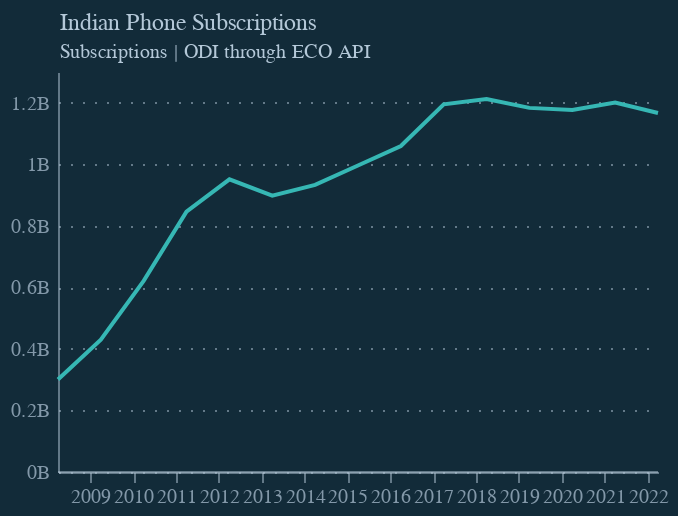

The code cell stored with this chart in its notebook:
### Code cell
alt.themes.enable('dark')

base = alt.Chart(df).encode(
    x=alt.X('date:T', axis=alt.Axis(format='%Y')),
    y=alt.Y('value:Q', axis=alt.Axis(labelExpr="datum.value + 'B'")),
)

line = base.mark_line(color="#36B7B4")

labels_0 = base.transform_filter(
    "datum.index == 271"
).mark_text(
    align='left',
    baseline='middle',
    dy=-5,
    color="#36B7B4",
    text="7.2%",
    dx=3,
    #dy=alt.expr("datum.index == 271 ? 5  : 0"),
).encode(
    text=alt.value("October")
)

labels_1 = base.transform_filter(
    "datum.index == 271"
).mark_text(
    align='left',
    baseline='middle',
    color="#36B7B4",
    dy=5,
    text="7.2%",
    dx=3,
    #dy=alt.expr("datum.index == 271 ? 5  : 0"),
).encode(
    text=alt.value("7.2%")
)

zero_rule = alt.Chart(pd.DataFrame({'y': [0]})).mark_rule(color="#b4c8d8", opacity=0.5).encode(y='y')

chart = line + labels_0 + labels_1 + zero_rule

#chart.save("gfcf_country.json")
#chart.save("gfcf_country.png", scale_factor=2.0)

chart = chart.properties(
    width=300,
    height=200,
        title={
        "text": ["Indian Phone Subscriptions"],
        "subtitle": ["Subscriptions | ODI through ECO API"],
                             "subtitleColor": "#b4c8d8",
        "fontSize": 12,
        "color": "#b4c8d8",
        "anchor": "start",
        "font": "Circular Std",
        "subtitleFont": "Circular Std",
        "dx": 25,
        "subtitleFontSize": 10,
    },

)

chart.save("ind_phone.json")
chart.save("ind_phone.png", scale_factor=2.0)

chart

### Figure 1 — Vega-Lite specification as saved in the notebook (floating-point values rounded to 4 significant figures)
{"config": {"background": "#122B39", "font": "Circular Std", "title": {"color": "#b4c8d8", "fontSize": 14, "fontWeight": 400}, "mark": {"line": {"interpolate": "monotone", "color": "#36B7B4"}}, "view": {"stroke": "transparent", "width": 400, "height": 300}, "range": {"category": ["#36B7B4", "#E6224B", "#F4C245", "#0063AF", "#00A767", "#179FDB", "#EB5C2E"], "diverging": ["#E6224B", "#E54753", "#C9C9C9", "#179FDB", "#122B39"], "heatmap": ["#C9C9C9", "#179FDB", "#0063AF", "#122B39"], "ordinal": ["#00A767", "#36B7B4", "#179FDB", "#0063AF", "#243B5A"]}, "axisX": {"domainColor": "#b4c8d8", "domainOpacity": 0.5, "grid": false, "labelAngle": 0, "labelColor": "#b4c8d8", "labelOpacity": 0.7, "orient": "bottom", "tickColor": "#b4c8d8", "tickCount": 10, "tickOpacity": 0.5, "title": "", "titleAlign": "center", "titleAnchor": "middle", "titleColor": "#b4c8d8", "titleFontSize": 12, "titleOpacity": 0.8, "titleX": 207, "titleY": -15}, "axisY": {"domainColor": "#b4c8d8", "domainOpacity": 0.5, "format": ".0f", "gridColor": "#b4c8d8", "gridDash": [1, 5], "gridOpacity": 0.5, "labelColor": "#b4c8d8", "labelOpacity": 0.7, "labelPadding": 5, "tickColor": "#b4c8d8", "tickCount": 8, "tickOpacity": 0.5, "ticks": false, "title": "FAO price index", "titleAlign": "left", "titleAngle": 0, "titleBaseline": "bottom", "titleColor": "#b4c8d8", "titleFontSize": 12, "titleOpacity": 0.8, "titleX": 0, "titleY": -7}}, "layer": [{"mark": {"type": "line", "color": "#36B7B4"}, "encoding": {"x": {"axis": {"format": "%Y"}, "field": "date", "type": "temporal"}, "y": {"axis": {"labelExpr": "datum.value + 'B'"}, "field": "value", "type": "quantitative"}}}, {"mark": {"type": "text", "align": "left", "baseline": "middle", "color": "#36B7B4", "dx": 3, "dy": -5, "text": "7.2%"}, "encoding": {"text": {"value": "October"}, "x": {"axis": {"format": "%Y"}, "field": "date", "type": "temporal"}, "y": {"axis": {"labelExpr": "datum.value + 'B'"}, "field": "value", "type": "quantitative"}}, "transform": [{"filter": "datum.index == 271"}]}, {"mark": {"type": "text", "align": "left", "baseline": "middle", "color": "#36B7B4", "dx": 3, "dy": 5, "text": "7.2%"}, "encoding": {"text": {"value": "7.2%"}, "x": {"axis": {"format": "%Y"}, "field": "date", "type": "temporal"}, "y": {"axis": {"labelExpr": "datum.value + 'B'"}, "field": "value", "type": "quantitative"}}, "transform": [{"filter": "datum.index == 271"}]}, {"data": {"name": "data-06fd9f850666401b4599de5588b60692"}, "mark": {"type": "rule", "color": "#b4c8d8", "opacity": 0.5}, "encoding": {"y": {"field": "y", "type": "quantitative"}}}], "data": {"name": "data-c4f6ac28df23361d9d2ae1f746c3d7bd"}, "height": 200, "title": {"text": ["Indian Phone Subscriptions"], "subtitle": ["Subscriptions | ODI through ECO API"], "subtitleColor": "#b4c8d8", "fontSize": 12, "color": "#b4c8d8", "anchor": "start", "font": "Circular Std", "subtitleFont": "Circular Std", "dx": 25, "subtitleFontSize": 10}, "width": 300, "$schema": "https://vega.github.io/schema/vega-lite/v5.8.0.json", "datasets": {"data-c4f6ac28df23361d9d2ae1f746c3d7bd": [{"date": "2008-03-31", "value": 0.3005}, {"date": "2009-03-31", "value": 0.4297}, {"date": "2010-03-31", "value": 0.6213}, {"date": "2011-03-31", "value": 0.8463}, {"date": "2012-03-31", "value": 0.9514}, {"date": "2013-03-31", "value": 0.898}, {"date": "2014-03-31", "value": 0.933}, {"date": "2015-03-31", "value": 0.9961}, {"date": "2016-03-31", "value": 1.059}, {"date": "2017-03-31", "value": 1.195}, {"date": "2018-03-31", "value": 1.212}, {"date": "2019-03-31", "value": 1.183}, {"date": "2020-03-31", "value": 1.177}, {"date": "2021-03-31", "value": 1.201}, {"date": "2022-03-31", "value": 1.167}], "data-06fd9f850666401b4599de5588b60692": [{"y": 0}]}}
